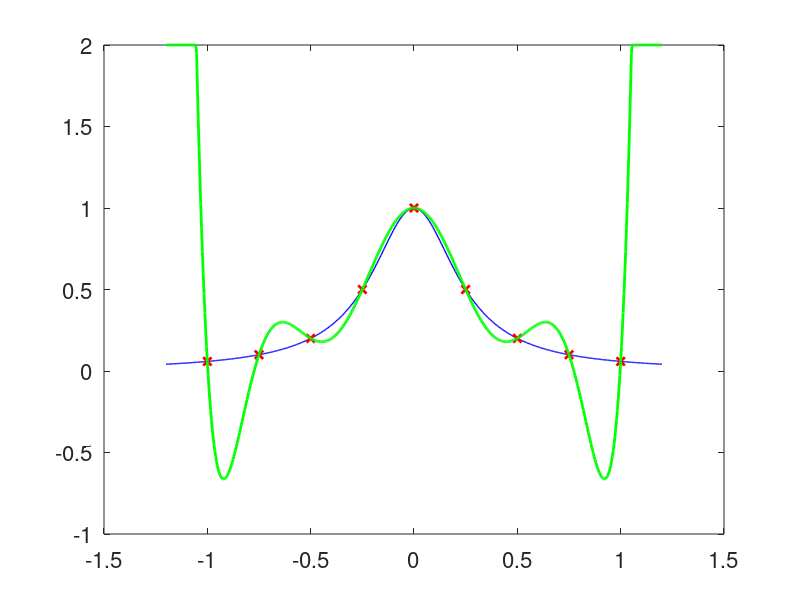

Reproduce this figure in MATLAB.
f =@(x)(1./(1+(4*x).^2));
N = 8;
x = (-1:2/N:1)';
y = f(x);
Nfine = 500;
xfine = (-1.2:2/Nfine:1.2);
yfine = f(xfine);

V = zeros(N+1);
for k = 0:N
    V(:,k+1) = x.^k;
end
a = V \ y;
p = zeros(size(xfine));
for k = 0:N
    p = p + a(k+1)*(xfine.^k);
end
p = min(p,2);
p = max(p,-1);

figure(1); clf;
plot(xfine,yfine,'b-','linewidth',1);
hold on;
plot(x,y,'rx','linewidth',2);
plot(xfine,p,'g-','linewidth',2);
set(gca,'fontsize',16)
